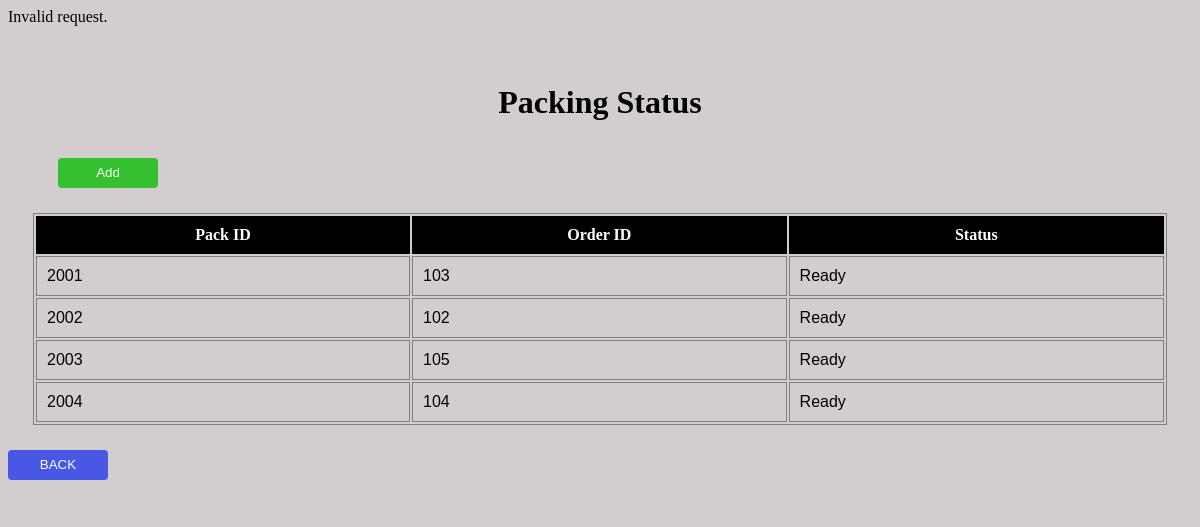
Screenshot of /packedit.php with the database file from the repository.
### tables this page shows
CREATE TABLE `pack` (
  `pack_id` int(20) NOT NULL,
  `order_id` int(20) DEFAULT NULL,
  `status` varchar(225) DEFAULT NULL
);

### packedit.php (the view, shortened to what this page needs)
<!DOCTYPE html>
<html lang="en">
<head>
</head>
<body>
<?php
    include("config.php");
    if (isset($_GET['id'])) {
        $pack_id = $_GET['id'];
        $sql = "SELECT * FROM pack WHERE pack_id = $pack_id";
        $result = $conn->query($sql);
        if ($result->num_rows == 1) {
            $row =   $result->fetch_assoc();
            $pack_id =  $row['pack_id'];
            $order_id =    $row['order_id'];
            $status =  $row['status'];
            echo "
            <form action='packupdate.php' method='POST'>
                <input type='hidden' name='pack_id' value='$pack_id'>
                <div class='prod'><label for='order_id'>Order ID:</label></div>
               <input type='text' id='prod' name='order_id' value='$order_id' required><br>
               <div class='prod'><label for='status'>Status:</label></div>
                <input type='text' id='prod' name='status' value='$status' ><br>
                <div class='seachBtn'><input type='submit' id='search-Btn' name='submit' value='Update'></div>
            </form>";
        } else {
            echo "Product not found.";
        }
    } else {
        echo "Invalid request.";
    }
?>
<h1 class="header"><br>Packing Status</h1>
    <form action="pack.php" method="POST">
    <div class="seachBtn"><input type="submit" id="search-Btn" name="search" value="Add"></div>
    </form>
    <?php
        include("config.php");
        $sql = "SELECT * FROM pack";
        $result = $conn->query($sql);
        if ($result->num_rows > 0) {
            echo "<table>";
            echo "<tr>";
            echo "<th>Pack ID</th><th>Order ID</th><th>Status</th>";
            echo "</tr>";
            while ($row = $result->fetch_assoc()) {
                echo "<tr>";
                echo "<td>" . $row['pack_id'] . "</td>";
                echo "<td>" . $row['order_id'] . "</td>";
                echo "<td>" . $row['status'] . "</td>";
                echo "</tr>";
            }
            echo "</table>";
        }
    ?>
    <form method="POST" action="index.php">
    <div class="backBtn"><input type="submit" id="BACKbtn" name="search" value="BACK"></div>
</form>
</body>
</html>

### packedit.php (style rules this page uses)
* { background-color: rgb(211, 205, 205); }
th { width: 400px; padding: 10px; background-color: black; color: white; }
tr { padding: 10px; }
table { border: 1px solid; border-color: gray; margin: 25px; }
td { border: 1px solid; border-color: gray; width: 50px; border-width: 1px; padding: 10px; font-family: 'Trebuchet MS', 'Lucida Sans Unicode', 'Lucida Grande', 'Lucida Sans', Arial, sans-serif; }
#BACKbtn { height: 30px; width: 100px; border-radius: 4px; border: 0; background-color: rgb(73, 88, 228); transition: 0.5s; color: white; margin-bottom: 20px; }
.seachBtn #search-Btn { height: 30px; width: 100px; border-radius: 4px; border: 0; background-color: rgb(53, 192, 48); transition: 0.5s; color: white; margin-left: 50px; margin-top: 15px; }
.header { text-align: center; }

### rows the page displays
pack: pack_id "2001", order "103", status "Ready"
pack: pack_id "2002", order "102", status "Ready"
pack: pack_id "2003", order "105", status "Ready"
pack: pack_id "2004", order "104", status "Ready"
